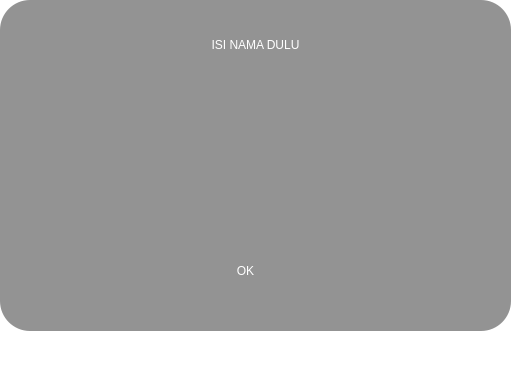
<?xml version="1.0" encoding="UTF-8"?>
<ui version="4.0">
 <class>msgisinamadulu</class>
 <widget class="QMainWindow" name="msgisinamadulu">
  <property name="geometry">
   <rect>
    <x>0</x>
    <y>0</y>
    <width>512</width>
    <height>374</height>
   </rect>
  </property>
  <property name="windowTitle">
   <string>MainWindow</string>
  </property>
  <property name="styleSheet">
   <string notr="true">background-color: transparent;</string>
  </property>
  <widget class="QWidget" name="centralwidget">
   <widget class="QPushButton" name="btnYes">
    <property name="geometry">
     <rect>
      <x>150</x>
      <y>70</y>
      <width>191</width>
      <height>181</height>
     </rect>
    </property>
    <property name="styleSheet">
     <string notr="true">background:none;
border:none;
</string>
    </property>
    <property name="text">
     <string/>
    </property>
    <property name="icon">
     <iconset resource="img/img.qrc">
      <normaloff>:/yes.png</normaloff>:/yes.png</iconset>
    </property>
    <property name="iconSize">
     <size>
      <width>175</width>
      <height>175</height>
     </size>
    </property>
   </widget>
   <widget class="QLabel" name="label">
    <property name="geometry">
     <rect>
      <x>80</x>
      <y>20</y>
      <width>351</width>
      <height>50</height>
     </rect>
    </property>
    <property name="layoutDirection">
     <enum>Qt::LeftToRight</enum>
    </property>
    <property name="styleSheet">
     <string notr="true">font: 75 32pt &quot;Roboto Black&quot;;
color:white;</string>
    </property>
    <property name="text">
     <string>ISI NAMA DULU</string>
    </property>
    <property name="alignment">
     <set>Qt::AlignCenter</set>
    </property>
   </widget>
   <widget class="QLabel" name="label_2">
    <property name="geometry">
     <rect>
      <x>0</x>
      <y>0</y>
      <width>511</width>
      <height>331</height>
     </rect>
    </property>
    <property name="styleSheet">
     <string notr="true">background-color:rgba(128,128,128,0.85);
border-radius: 30px;</string>
    </property>
    <property name="text">
     <string/>
    </property>
   </widget>
   <widget class="QLabel" name="label_4">
    <property name="geometry">
     <rect>
      <x>200</x>
      <y>250</y>
      <width>91</width>
      <height>41</height>
     </rect>
    </property>
    <property name="layoutDirection">
     <enum>Qt::LeftToRight</enum>
    </property>
    <property name="styleSheet">
     <string notr="true">font: 75 32pt &quot;Roboto Black&quot;;
color:white;</string>
    </property>
    <property name="text">
     <string>OK</string>
    </property>
    <property name="alignment">
     <set>Qt::AlignCenter</set>
    </property>
   </widget>
   <zorder>label_2</zorder>
   <zorder>btnYes</zorder>
   <zorder>label</zorder>
   <zorder>label_4</zorder>
  </widget>
  <widget class="QMenuBar" name="menubar">
   <property name="geometry">
    <rect>
     <x>0</x>
     <y>0</y>
     <width>512</width>
     <height>21</height>
    </rect>
   </property>
  </widget>
  <widget class="QStatusBar" name="statusbar"/>
 </widget>
 <resources>
  <include location="img/img.qrc"/>
 </resources>
 <connections/>
</ui>
